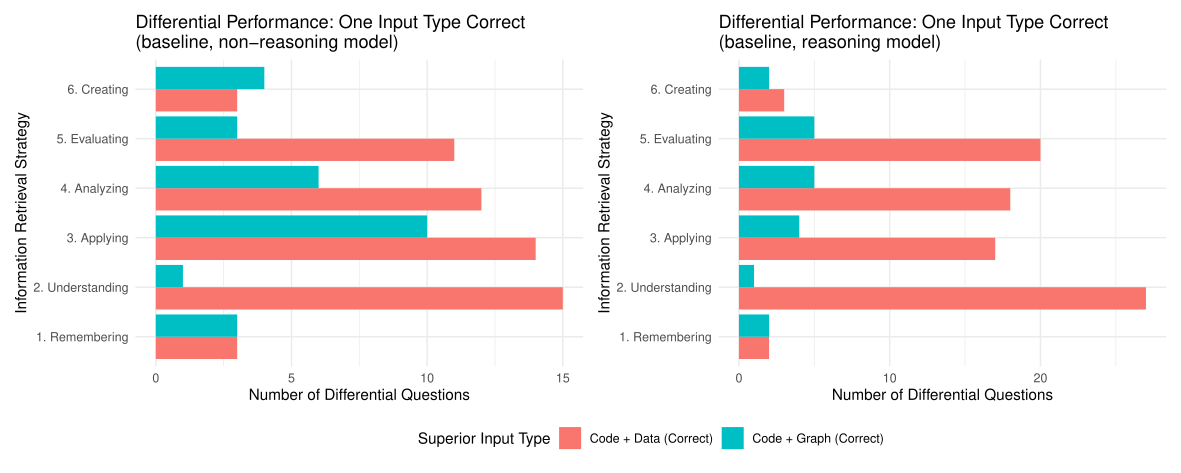

Here is the R script that generated this plot:
# Load required libraries
library(ggplot2)
library(dplyr)
library(tidyr)
library(stringr)
library(patchwork)

# Read and process data
url <- "https://docs.google.com/spreadsheets/d/1yFDcz5VEJg4iws9exABzG9eMF46wLGS38pWxalxQC-k/export?format=csv&gid=339476217"
mcq_data <- read.csv(url, check.names = F)
mcq_data[, "qid"] <- paste0(mcq_data$CaseStudy_ID, "_", mcq_data$Question_ID)

url <- 'https://docs.google.com/spreadsheets/d/1yFDcz5VEJg4iws9exABzG9eMF46wLGS38pWxalxQC-k/export?format=csv&gid=652035055'
case_data_raw <- read.csv(url, stringsAsFactors = FALSE, check.names = F)
case_data <- case_data_raw

# Read strategy2 data file
strategy2 <- read.csv("../../20260820-new_MCQ_analysis-LY/out/AUG18_MCQ_result_strategy2_merged_clean.csv", check.names = F)
colnames(strategy2) <- gsub("\\.", " ", colnames(strategy2))

# Process strategy2 data
strategy2$Info_check <- gsub("\\.", "", strategy2$Info_check)
strategy2 <- strategy2 |>
  filter(Info_check %in% c("Yes", "No"))
strategy2$correct <- as.character(strategy2$Answer) == as.character(strategy2$Model_return)
strategy2[, "qid"] <- paste0(strategy2$CaseStudy_ID, "_", strategy2$Question_ID)

# Merge strategy2 with case data
case_data_clean <- case_data[, !names(case_data) %in% setdiff(intersect(names(strategy2), names(case_data)), "Sample_ID")]
strategy2_case <- merge(strategy2, case_data_clean, by = "Sample_ID", all.x = TRUE)
mcq_data_clean <- mcq_data[, !names(mcq_data) %in% setdiff(intersect(names(strategy2_case), names(mcq_data)), "qid")]
strategy2_full <- merge(strategy2_case, mcq_data_clean, by = "qid", all.x = TRUE)

# Recode Information retrieval strategy labels
strategy2_full <- strategy2_full |>
  mutate(`Information retrieval strategy` = recode(`Information retrieval strategy`,
                                                   "1. Fact-based (literal) retrieval → Remembering" = "1. Remembering",
                                                   "2. Logical or structural comprehension → Understanding" = "2. Understanding",
                                                   "3. Contextual use of information → Applying" = "3. Applying",
                                                   "4. Complex synthesis and meaning extraction → Analyzing" = "4. Analyzing",
                                                   "5. Evaluative and critical retrieval → Evaluative" = "5. Evaluating",
                                                   "6. Real-world synthesis and knowledge expansion → Creating" = "6. Creating"
  ))

# Define target input types
target_input_types <- c("Code + Data", "Code + Graph")

# Start from strategy2_full, calculate IsCorrect, then filter
filtered <- strategy2_full |>
  mutate(IsCorrect = Answer == Model_return) |>
  filter(`Input type` %in% target_input_types)

# Find CaseStudy_ID and Question_ID pairs with both input types
valid_combos <- filtered |>
  group_by(CaseStudy_ID, Question_ID) |>
  summarize(n_types = n_distinct(`Input type`), .groups = "drop") |>
  filter(n_types == 2)

# Subset to only those rows and select relevant columns
final_subset <- filtered |>
  semi_join(valid_combos, by = c("CaseStudy_ID", "Question_ID")) |>
  dplyr::select(CaseStudy_ID, Question_ID, Model_name, `Input type`, IsCorrect, `Information retrieval strategy`)

# Pivot to wide format
df_wide <- final_subset |>
  pivot_wider(
    names_from = `Input type`,
    values_from = IsCorrect,
    names_prefix = "Correct_"
  )

# Identify differential performance cases (only one input type correct)
df_diff <- df_wide |>
  mutate(Result = case_when(
    `Correct_Code + Data` == TRUE & `Correct_Code + Graph` == FALSE ~ "Code + Data (Correct)",
    `Correct_Code + Data` == FALSE & `Correct_Code + Graph` == TRUE ~ "Code + Graph (Correct)",
    TRUE ~ "Other"
  )) |>
  filter(Result %in% c("Code + Data (Correct)", "Code + Graph (Correct)"))

# Add Bloom category info back (from original table)
df_diff <- df_diff |>
  left_join(
    filtered |>
      dplyr::select(CaseStudy_ID, Question_ID, `Information retrieval strategy`) |>
      distinct(),
    by = c("CaseStudy_ID", "Question_ID", "Information retrieval strategy")
  )

# Create the plot
sup.fig3b=ggplot(df_diff, aes(x = `Information retrieval strategy`, fill = Result)) +
  geom_bar(position = "dodge") +
  labs(
    title = "Differential Performance: One Input Type Correct \n(baseline, reasoning model)",
    x = "Information Retrieval Strategy",
    y = "Number of Differential Questions",
    fill = "Superior Input Type"
  ) +
  theme_minimal() +
  coord_flip()




# Read and process data
url <- "https://docs.google.com/spreadsheets/d/1yFDcz5VEJg4iws9exABzG9eMF46wLGS38pWxalxQC-k/export?format=csv&gid=339476217"
mcq_data <- read.csv(url, check.names = F)
mcq_data[, "qid"] <- paste0(mcq_data$CaseStudy_ID, "_", mcq_data$Question_ID)

url <- 'https://docs.google.com/spreadsheets/d/1yFDcz5VEJg4iws9exABzG9eMF46wLGS38pWxalxQC-k/export?format=csv&gid=652035055'
case_data_raw <- read.csv(url, stringsAsFactors = FALSE, check.names = F)
case_data <- case_data_raw

# Read strategy2 data file
strategy2 <- read.csv("data/APRIL16_MCQ_result_strategy2_cleaned.csv", check.names = F)

# Process strategy2 data
strategy2$Info_check <- gsub("\\.", "", strategy2$Info_check)
strategy2$correct <- as.character(strategy2$Answer) == as.character(strategy2$Model_return)
strategy2[, "qid"] <- paste0(strategy2$CaseStudy_ID, "_", strategy2$Question_ID)

# Merge strategy2 with case data
case_data_clean <- case_data[, !names(case_data) %in% setdiff(intersect(names(strategy2), names(case_data)), "Sample_ID")]
strategy2_case <- merge(strategy2, case_data_clean, by = "Sample_ID", all.x = TRUE)
mcq_data_clean <- mcq_data[, !names(mcq_data) %in% setdiff(intersect(names(strategy2_case), names(mcq_data)), "qid")]
strategy2_full <- merge(strategy2_case, mcq_data_clean, by = "qid", all.x = TRUE)

# Recode Information retrieval strategy labels
strategy2_full <- strategy2_full %>%
  mutate(`Information retrieval strategy` = recode(`Information retrieval strategy`,
                                                   "1. Fact-based (literal) retrieval → Remembering" = "1. Remembering",
                                                   "2. Logical or structural comprehension → Understanding" = "2. Understanding",
                                                   "3. Contextual use of information → Applying" = "3. Applying",
                                                   "4. Complex synthesis and meaning extraction → Analyzing" = "4. Analyzing",
                                                   "5. Evaluative and critical retrieval → Evaluative" = "5. Evaluating",
                                                   "6. Real-world synthesis and knowledge expansion → Creating" = "6. Creating"
  ))

# Define target input types
target_input_types <- c("Code + Data", "Code + Graph")

# Start from strategy2_full, calculate IsCorrect, then filter
filtered <- strategy2_full %>%
  mutate(IsCorrect = Answer == Model_return) %>%
  filter(`Input type` %in% target_input_types)

# Find CaseStudy_ID and Question_ID pairs with both input types
valid_combos <- filtered %>%
  group_by(CaseStudy_ID, Question_ID) %>%
  summarize(n_types = n_distinct(`Input type`), .groups = "drop") %>%
  filter(n_types == 2)

# Subset to only those rows and select relevant columns
final_subset <- filtered %>%
  semi_join(valid_combos, by = c("CaseStudy_ID", "Question_ID")) %>%
  dplyr::select(CaseStudy_ID, Question_ID, Model_name, `Input type`, IsCorrect, `Information retrieval strategy`)

# Pivot to wide format
df_wide <- final_subset %>%
  pivot_wider(
    names_from = `Input type`,
    values_from = IsCorrect,
    names_prefix = "Correct_"
  )

# Identify differential performance cases (only one input type correct)
df_diff <- df_wide %>%
  mutate(Result = case_when(
    `Correct_Code + Data` == TRUE & `Correct_Code + Graph` == FALSE ~ "Code + Data (Correct)",
    `Correct_Code + Data` == FALSE & `Correct_Code + Graph` == TRUE ~ "Code + Graph (Correct)",
    TRUE ~ "Other"
  )) %>%
  filter(Result %in% c("Code + Data (Correct)", "Code + Graph (Correct)"))

# Add Bloom category info back (from original table)
df_diff <- df_diff %>%
  left_join(
    filtered %>%
      dplyr::select(CaseStudy_ID, Question_ID, `Information retrieval strategy`) %>%
      distinct(),
    by = c("CaseStudy_ID", "Question_ID", "Information retrieval strategy")
  )

# Create the plot
sup.fig3a=ggplot(df_diff, aes(x = `Information retrieval strategy`, fill = Result)) +
  geom_bar(position = "dodge") +
  labs(
    title = "Differential Performance: One Input Type Correct \n(baseline, non-reasoning model)",
    x = "Information Retrieval Strategy",
    y = "Number of Differential Questions",
    fill = "Superior Input Type"
  ) +
  theme_minimal() +
  coord_flip()



fig.all <- (sup.fig3a + sup.fig3b) +
  plot_layout(guides = "collect") &
  theme(legend.position = "bottom")

ggsave("SuppFigure3_Aug23.pdf",plot=fig.all, width = 30, height = 12, units = "cm")
